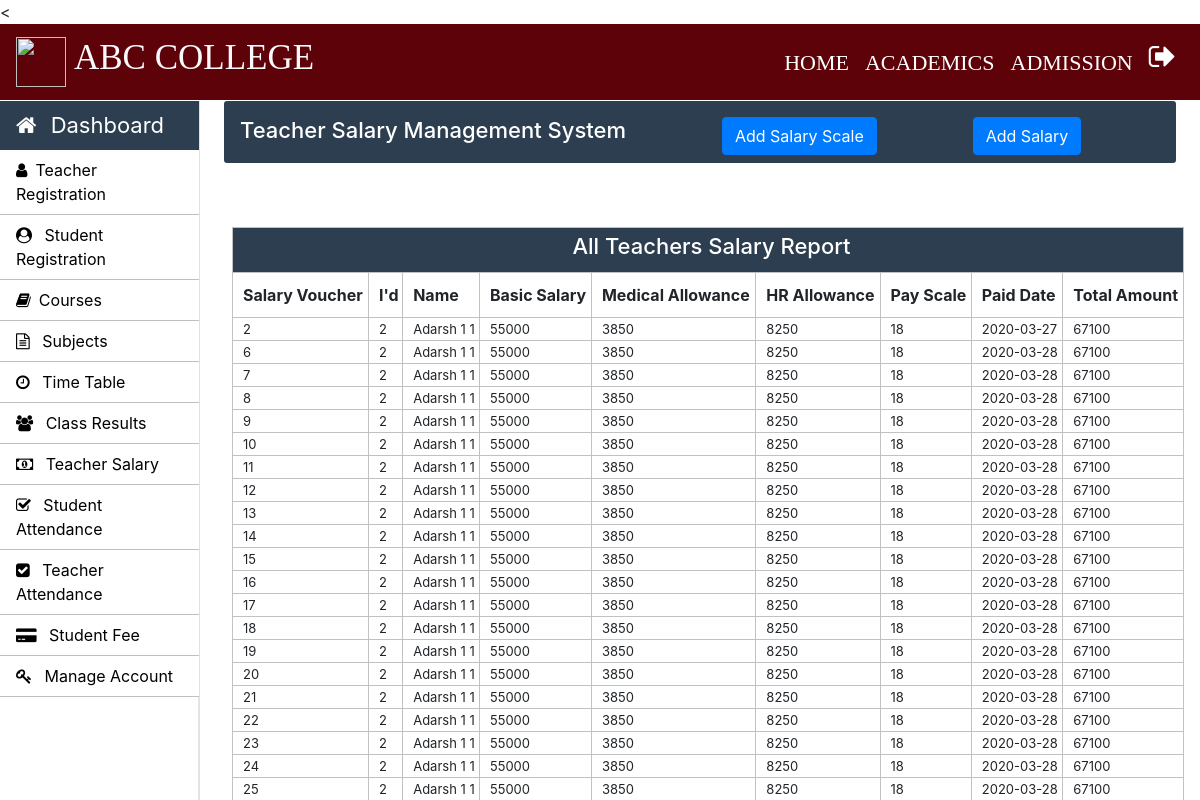
Page /Admin/teacher-salary.php (signed in) on the committed database.
### tables this page shows
CREATE TABLE `teacher_salary_allowances` (
  `teacher_id` int(11) NOT NULL,
  `basic_salary` int(11) NOT NULL,
  `medical_allowance` int(11) NOT NULL,
  `hr_allowance` int(11) NOT NULL,
  `scale` int(11) NOT NULL
);

CREATE TABLE `teacher_salary_report` (
  `salary_id` int(11) NOT NULL,
  `teacher_id` int(11) NOT NULL,
  `total_amount` int(11) NOT NULL,
  `status` varchar(11) NOT NULL,
  `paid_date` timestamp NOT NULL DEFAULT current_timestamp() ON UPDATE current_timestamp()
);

CREATE TABLE `teacher_info` (
  `teacher_id` int(11) NOT NULL,
  `first_name` varchar(30) NOT NULL,
  `middle_name` varchar(30) NOT NULL,
  `last_name` varchar(30) NOT NULL,
  `father_name` varchar(50) NOT NULL,
  `email` varchar(30) NOT NULL,
  `phone_no` varchar(11) NOT NULL,
  `profile_image` blob NOT NULL,
  `teacher_status` varchar(10) NOT NULL,
  `application_status` varchar(10) NOT NULL,
  `cnic` varchar(15) NOT NULL,
  `dob` varchar(15) NOT NULL,
  `other_phone` int(11) NOT NULL,
  `gender` varchar(10) NOT NULL,
  `permanent_address` varchar(100) NOT NULL,
  `current_address` varchar(100) NOT NULL,
  `place_of_birth` varchar(50) NOT NULL,
  `matric_complition_date` varchar(10) NOT NULL,
  `matric_awarded_date` varchar(10) NOT NULL,
  `matric_certificate` varchar(100) NOT NULL,
  `fa_complition_date` varchar(10) NOT NULL,
  `fa_awarded_date` varchar(10) NOT NULL,
  `fa_certificate` varchar(100) NOT NULL,
  `ba_complition_date` varchar(10) NOT NULL,
  `ba_awarded_date` varchar(10) NOT NULL,
  `ba_certificate` varchar(100) NOT NULL,
  `ma_complition_date` varchar(10) NOT NULL,
  `ma_awarded_date` varchar(100) NOT NULL,
  `ma_certificate` varchar(101) NOT NULL,
  `last_qualification` varchar(20) NOT NULL,
  `state` varchar(20) NOT NULL,
  `hire_date` varchar(10) NOT NULL
);

### Admin/teacher-salary.php (the view, shortened to what this page needs)
<?php
		require_once "../connection/connection.php";
	?>
<!doctype html>
<html lang="en">
	<head>
	</head>
	<body>
		<?php include('../common/common-header.php') ?>
		<?php include('../common/admin-sidebar.php') ?>
		<main role="main" class="col-xl-10 col-lg-9 col-md-8 ml-sm-auto px-md-4 w-100">
			<div class="sub-main">
				<div class="text-center d-flex flex-wrap flex-md-nowrap pt-3 pb-2 mb-3 text-white admin-dashboard pl-3">
					<div class="d-flex">
						<h4 class="mr-5">Teacher Salary Management System </h4>
						<button type="button" class="btn btn-primary ml-5 mr-5" data-toggle="modal" data-target=".bd-example-modal-lg">Add Salary Scale</button>
						<button type="button" class="btn btn-primary ml-5" data-toggle="modal" data-target=".add_salary">Add Salary</button>
					</div>
				</div>
				<div class="row">
					<div class="col-md-12 ml-2">
						<section class=" mt-3">
							<div class="row">
								<div class="col-md-8"></div>
								<div class="col-md-3 ml-5 ">
									<div class="col-md-12 pt-3 ml-5">
									</div>
								</div>
							</div>
							<div class="row">
								<div class="col-md-8"></div>
								<div class="col-md-3 ml-5 ">
									<div class="col-md-12 pt-3 ml-5">
									</div>
								</div>
							</div>
							<div class="row">
								<div class="col-md-12">
									<table class="w-100 table-elements table-three-tr" cellpadding="3">
										<tr class="table-tr-head table-three text-white">
											<td colspan="9" class=" text-center text-white"><h4>All Teachers Salary Report</h4></td>
										</tr>
										<tr class="table-tr-head">
											<th>Salary Voucher</th>
											<th>I'd</th>
											<th>Name</th>
											<th>Basic Salary</th>
											<th>Medical Allowance</th>
											<th>HR Allowance</th>
											<th>Pay Scale</th>
											<th>Paid Date</th>
											<th>Total Amount</th>
										</tr>
										<?php
											$query="select tsr.teacher_id,ti.first_name,middle_name,last_name,salary_id,basic_salary,medical_allowance,hr_allowance,scale,Date(paid_date) as paid_date,total_amount from teacher_salary_allowances tsa inner join teacher_salary_report tsr on tsa.teacher_id=tsr.teacher_id inner join teacher_info ti on ti.teacher_id=tsr.teacher_id";
											$run=mysqli_query($con,$query);
											while ($row=mysqli_fetch_array($run)) { ?>
												<tr>
													<td><?php echo $row['salary_id'] ?></td>
													<td><?php echo $row['teacher_id'] ?></td>
													<td><?php echo $row["first_name"]." ".$row["middle_name"]." ".$row["last_name"] ?></td>
													<td><?php echo $row['basic_salary'] ?></td>
													<td><?php echo ($row['basic_salary']*$row['medical_allowance']/100) ?></td>
													<td><?php echo ($row['basic_salary']*$row['hr_allowance']/100) ?></td>
													<td><?php echo $row['scale'] ?></td>
													<td><?php echo $row['paid_date'] ?></td>
													<td><?php echo $row['total_amount'] ?></td>
												</tr>
											<?php
											}
										?>
									</table>
								</div>
							</div>
						</section>
					</div>
				</div>
			</div>
		</main>
	</body>
</html>

### Css/style.css (style rules this page uses)
h4 { font-size: 22px; }
.admin-dashboard { margin-top: 1px !important; background: #2c3e50 !important; border-radius: 3px; }
.table-elements tr, td, th { font-size: 13px; border: 1px solid rgb(194, 193, 193); padding-left: 10px !important; }
.table-three { background: #2c3e50 !important; }
.table-tr-head { height: 45px !important; padding: 10px !important; margin-top: 5px !important; }
.table-font-for-transcript td, th { font-size: 16px !important; }

### rows in the picture
teacher_salary_allowances: teacher_salary_report.salary_id "2", teacher_salary_report.teacher_id "2", teacher_info.first_name "Adarsh", teacher_info.middle_name "1", teacher_info.last_name "1", basic_salary "55000", $row['basic_salary']*$row['medical_allowance']/100 "3850", $row['basic_salary']*$row['hr_allowance']/100 "8250", scale "18", paid_date "2020-03-27", teacher_salary_report.total_amount "67100", teacher_salary_report.salary_id "6", paid_date "2020-03-28", teacher_salary_report.salary_id "7", teacher_salary_report.salary_id "8", teacher_salary_report.salary_id "9", teacher_salary_report.salary_id "10", teacher_salary_report.salary_id "11", teacher_salary_report.salary_id "12", teacher_salary_report.salary_id "13", teacher_salary_report.salary_id "14", teacher_salary_report.salary_id "15", teacher_salary_report.salary_id "16", teacher_salary_report.salary_id "17", teacher_salary_report.salary_id "18", teacher_salary_report.salary_id "19", teacher_salary_report.salary_id "20", teacher_salary_report.salary_id "21", teacher_salary_report.salary_id "22", teacher_salary_report.salary_id "23", teacher_salary_report.salary_id "24", teacher_salary_report.salary_id "25"
